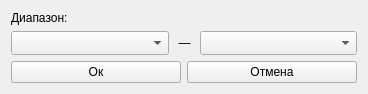
<?xml version="1.0" encoding="UTF-8"?>
<ui version="4.0">
 <class>PptxCreator</class>
 <widget class="QWidget" name="PptxCreator">
  <property name="geometry">
   <rect>
    <x>0</x>
    <y>0</y>
    <width>368</width>
    <height>92</height>
   </rect>
  </property>
  <property name="sizePolicy">
   <sizepolicy hsizetype="Minimum" vsizetype="MinimumExpanding">
    <horstretch>0</horstretch>
    <verstretch>0</verstretch>
   </sizepolicy>
  </property>
  <property name="windowTitle">
   <string>Form</string>
  </property>
  <layout class="QGridLayout" name="gridLayout">
   <item row="0" column="0" colspan="2">
    <widget class="QLabel" name="label_8">
     <property name="text">
      <string>Диапазон:</string>
     </property>
    </widget>
   </item>
   <item row="1" column="0" colspan="2">
    <widget class="QWidget" name="weeksRange" native="true">
     <layout class="QVBoxLayout" name="verticalLayout_3">
      <property name="leftMargin">
       <number>0</number>
      </property>
      <property name="topMargin">
       <number>0</number>
      </property>
      <property name="rightMargin">
       <number>0</number>
      </property>
      <property name="bottomMargin">
       <number>0</number>
      </property>
      <item>
       <layout class="QGridLayout" name="gridLayout_2">
        <item row="0" column="1">
         <widget class="QLabel" name="label_6">
          <property name="sizePolicy">
           <sizepolicy hsizetype="Maximum" vsizetype="Preferred">
            <horstretch>0</horstretch>
            <verstretch>0</verstretch>
           </sizepolicy>
          </property>
          <property name="text">
           <string> — </string>
          </property>
          <property name="alignment">
           <set>Qt::AlignCenter</set>
          </property>
         </widget>
        </item>
        <item row="0" column="0">
         <widget class="QComboBox" name="weekFrom">
          <property name="minimumSize">
           <size>
            <width>0</width>
            <height>24</height>
           </size>
          </property>
         </widget>
        </item>
        <item row="0" column="2">
         <widget class="QComboBox" name="weekTo">
          <property name="minimumSize">
           <size>
            <width>0</width>
            <height>24</height>
           </size>
          </property>
         </widget>
        </item>
       </layout>
      </item>
     </layout>
    </widget>
   </item>
   <item row="2" column="0">
    <widget class="QPushButton" name="pushButton">
     <property name="text">
      <string>Ок</string>
     </property>
    </widget>
   </item>
   <item row="2" column="1">
    <widget class="QPushButton" name="pushButton_2">
     <property name="text">
      <string>Отмена</string>
     </property>
    </widget>
   </item>
  </layout>
 </widget>
 <resources/>
 <connections/>
</ui>
